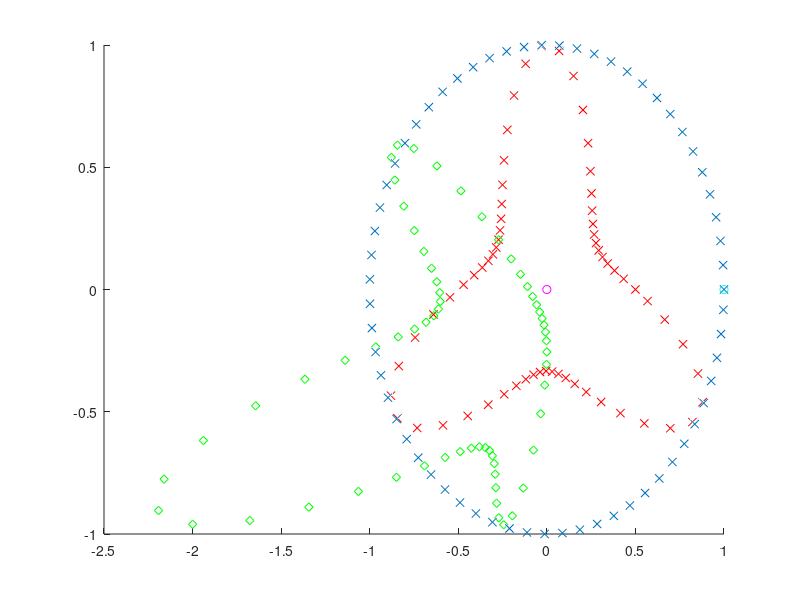
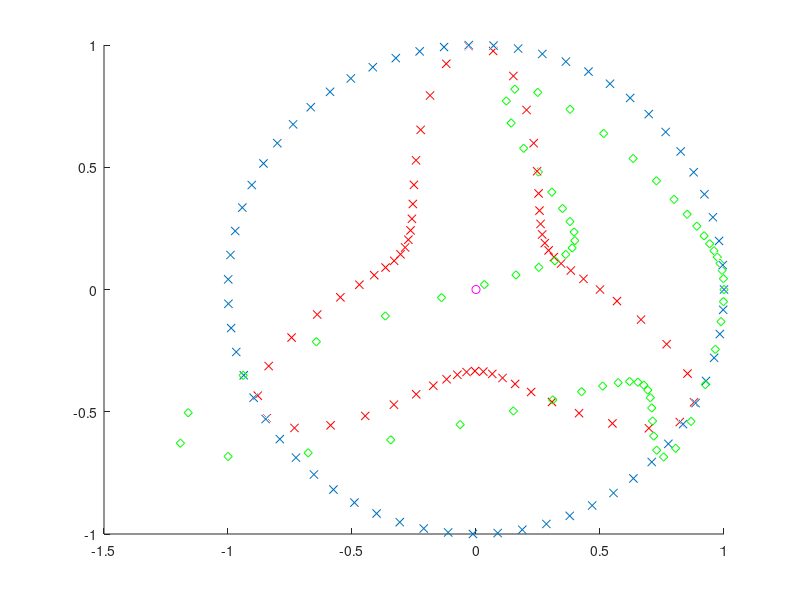

Here is the MATLAB script that generated these plots, in order: (Note: this script raises an error after producing the figures.)
%% Functions
Rx = @(theta) [ 1 0           0
                0 cos(theta) -sin(theta)
                0 sin(theta)  cos(theta) ]
            
Ry = @(theta) [ cos(theta) 0  sin(theta)
                0          1  0
               -sin(theta) 0  cos(theta) ]
           
Rz = @(theta) [ cos(theta) -sin(theta) 0  
                sin(theta)  cos(theta) 0
                0           0          1 ]
            
cameraCenter = @(R,t) -R'*t
cameraToWorld = @(R,t) [R' -R'*t; 0 0 0 1]
            
%% Definitions
t1 = [0 0 0]';
R1 = eye(3);
t2 = -[1 0 0]';
R2 = Rx(0.25)
K = eye(3);

C1 = K*[eye(3) zeros(3,1)]
C2 = K*[R2 t2]

%% 3D points

p3D = [-1 -1  2
       -1  1  2
        1 -1  2
        1  1  2
        0  1  2
        0  3  2
        2  1  2
        2  3  2]

% sine
x = -1:0.1:3.1;
p3D = [x;sin(3.1*x);sin(x)+2]';

% circle
x = 0:0.1:(2*pi)
p3D = [cos(x)' sin(x)' (2+1*sin(3*x))'];

p3DHom = [p3D ones(length(p3D),1)];
    
%% Visualize

n1 = cameraCenter(R1,t1)
n2 = cameraCenter(R2,t2)

figure(1); clf; hold on;
plot3(p3D(:,1), p3D(:,2), p3D(:,3), 'x');
plot3(n1(1), n1(2), n1(3), 'om');
plot3(n2(1), n2(2), n2(3), 'oc');

%% Image plane coordinates

p1Hom = (C1*p3DHom')'
p1 = [p1Hom(:,1) p1Hom(:,2)]./[p1Hom(:,3) p1Hom(:,3)]   % Inhomogenous
p2Hom = (C2*p3DHom')'
p2 = [p2Hom(:,1) p2Hom(:,2)]./[p2Hom(:,3) p2Hom(:,3)]   % Inhomogenous

figure(1); clf; hold on;
plot3(p3D(:,1), p3D(:,2), p3D(:,3), 'x');
plot3(p1(:,1), p1(:,2), zeros(size(p1(:,1))), 'xr');
plot3(p2(:,1), p2(:,2), zeros(size(p2(:,1))), 'dg');
plot3(n1(1), n1(2), n1(3), 'om');
plot3(n2(1), n2(2), n2(3), 'oc');

imagePair1 = [p1 p2]    % p1,p2 are image coordinate pairs

%% Adjust image planes to World 

p1Hom = (C1*p3DHom')'
%p1 = [p1Hom(:,1) p1Hom(:,2) p1Hom(:,3)]./[p1Hom(:,3) p1Hom(:,3) p1Hom(:,3)]
p1Camera = [p1 ones(length(p1), 2)]
C1tw = cameraToWorld(R1, t1)

p2Hom = (C2*p3DHom')'
%p2 = [p2Hom(:,1) p2Hom(:,2) p2Hom(:,3)]./[p2Hom(:,3) p2Hom(:,3) p2Hom(:,3)]
p2Camera = [p2 ones(length(p2), 2)]
C2tw = cameraToWorld(R2, t2)

p2World = C2tw*p2Camera'
p1World = C1tw*p1Camera'

figure(2); clf; hold on;
plot3(p3D(:,1), p3D(:,2), p3D(:,3), 'x');
plot3(p1World(1,:), p1World(2,:), p1World(3,:), 'xr');
plot3(p2World(1,:), p2World(2,:), p2World(3,:), 'dg');
plot3(n1(1), n1(2), n1(3), 'om');
plot3(n2(1), n2(2), n2(3), 'oc');

%% Triangulate points - (verification)

% Linear
disp('linear)');
p3D_Hom = [];
for n = 1:length(p1Hom)
    p3D_Hom = [p3D_Hom; triangulate_linear(C1,C2,p1Hom(n,:),p2Hom(n,:))'];
end
p3D_ = [p3D_Hom(:,1) p3D_Hom(:,2) p3D_Hom(:,3) ]./[p3D_Hom(:,4) p3D_Hom(:,4) p3D_Hom(:,4)]   % Inhomogenous

diff = p3D-p3D_
diff_norm = norm(diff)


%% F, E

F = fmatrix_stls(p1,p2)
E = K'*F*K

Ferror = 0;
F1error = 0;
% Calculate F error
for i = 1:length(p1)
    Ferror = Ferror + abs(p1(i,:)*F*p2(i,:)');
end

Ferror

%% Extract R and t from E

W = [ 0 1 0;
     -1 0 0;
      0 0 1];
  
[U S V] = svd(E);
t = V(:,3);


%% Save to file

fid = fopen('data_test3.alx','wt');
fprintf(fid,'# Correspondances for each imagepair in sequnce\n');
fprintf(fid,'# Imagepair 1\n');
for n = 1:length(imagePair1)
   fprintf(fid,'p %0.4f %0.4f %0.4f %0.4f\n',imagePair1(n,1),imagePair1(n,2),imagePair1(n,3),imagePair1(n,4)); 
end
fprintf(fid,'# Partly Done\n');
fclose(fid);


%% --------------------------------------
%% Multiple cameras
%% --------------------------------------

%% Definitions
t1 = [0 0 0]';
R1 = eye(3);

t2 = -[1 0 0]';
R2 = Rx(0.1);

t2 = -[1 1 0]';
R2 = Rx(0.2);

K = eye(3);

C1 = K*[eye(3) zeros(3,1)]
C2 = K*[R2 t2]       
